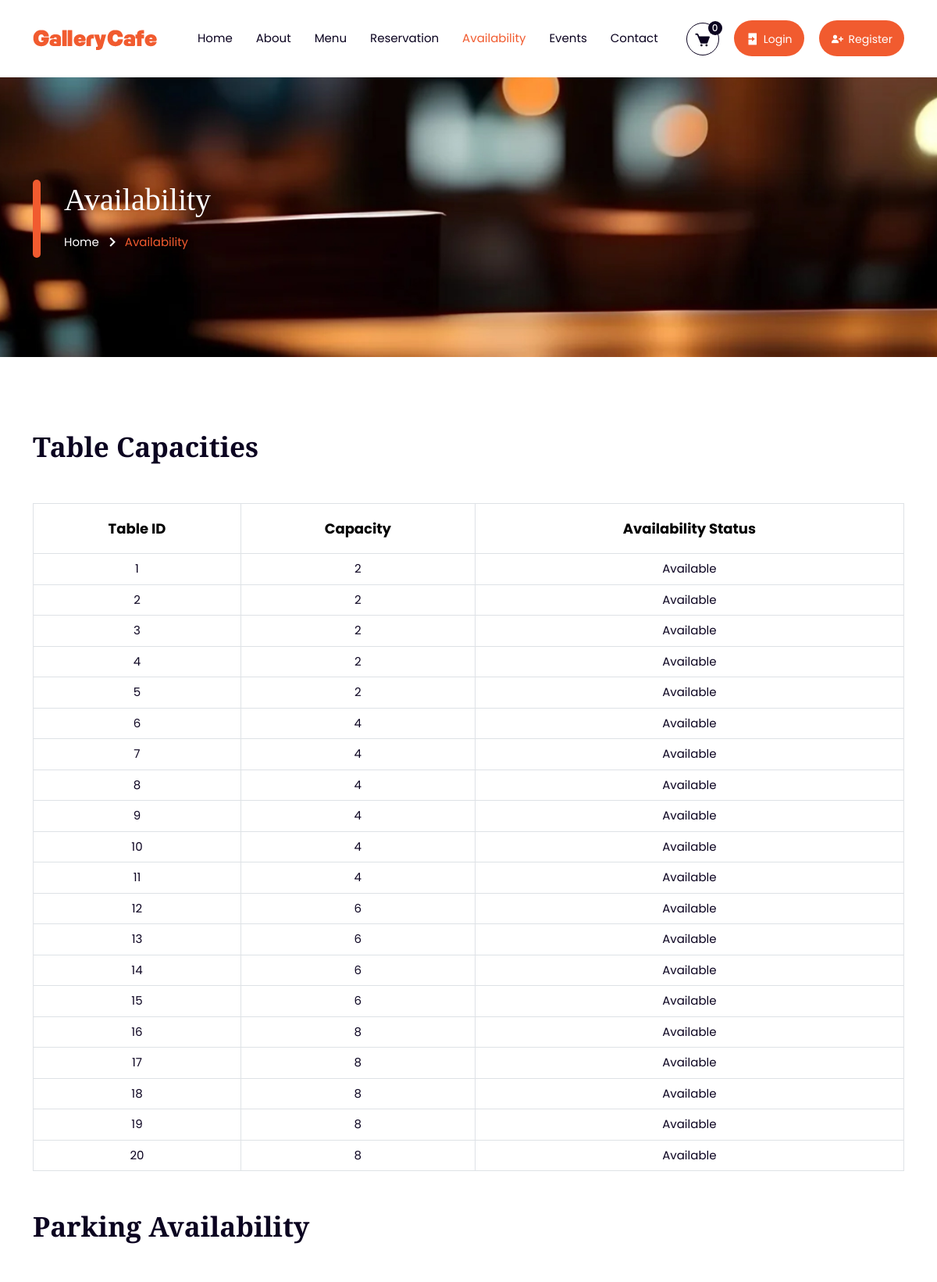
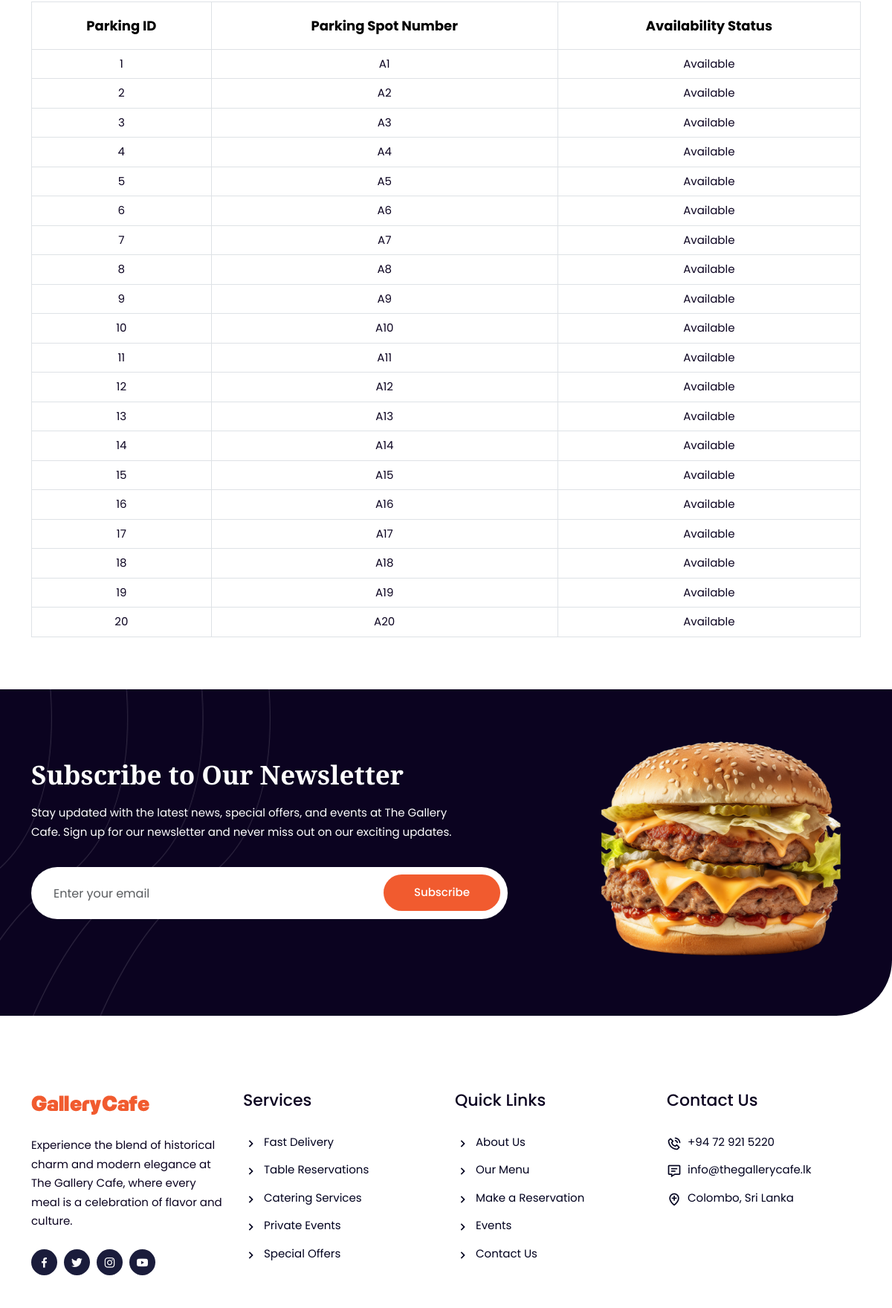
Page /availability.php (upper part) on the committed database (2 pictures, top to bottom).
### tables this page shows
CREATE TABLE TableCapacities (
    TableID INT AUTO_INCREMENT PRIMARY KEY,
    Capacity INT NOT NULL,
    AvailabilityStatus ENUM('Available', 'Occupied') NOT NULL
);

CREATE TABLE ParkingAvailability (
    ParkingID INT AUTO_INCREMENT PRIMARY KEY,
    ParkingSpotNumber VARCHAR(50) NOT NULL,
    AvailabilityStatus ENUM('Available', 'Occupied') NOT NULL
);

### availability.php (the view, shortened to what this page needs)
<?php
include 'include/header.php';
include 'config.php';
$table_sql = "SELECT * FROM TableCapacities";
$table_result = $conn->query($table_sql);
$parking_sql = "SELECT * FROM ParkingAvailability";
$parking_result = $conn->query($parking_sql);
?>
<div class="page-title-area page-title-img-one">
  <div class="container">
    <div class="page-title-item">
      <h2>Availability</h2>
      <ul>
        <li>
          <a href="index.php">Home</a>
        </li>
        <li>
          <i class="bx bx-chevron-right"></i>
        </li>
        <li>Availability</li>
      </ul>
    </div>
  </div>
</div>
<div class="feature-area pt-100 pb-70">
    <div class="container">
        <div class="section-title">
            <h2>Table Capacities</h2>
        </div>
        <div class="cart-wrap">
            <table class="table user_management">
                <thead class="thead">
                    <tr>
                        <th class="table-head" scope="col">Table ID</th>
                        <th class="table-head" scope="col">Capacity</th>
                        <th class="table-head" scope="col">Availability Status</th>
                    </tr>
                </thead>
                <tbody>
                    <?php if ($table_result->num_rows > 0): ?>
                        <?php while ($row = $table_result->fetch_assoc()): ?>
                            <tr id="table-<?php echo $row['TableID']; ?>">
                                <td><?php echo htmlspecialchars($row['TableID']); ?></td>
                                <td><?php echo htmlspecialchars($row['Capacity']); ?></td>
                                <td><?php echo htmlspecialchars($row['AvailabilityStatus']); ?></td>
                            </tr>
                        <?php endwhile; ?>
                    <?php else: ?>
                        <tr>
                            <td colspan="4">No tables found</td>
                        </tr>
                    <?php endif; ?>
                </tbody>
            </table>
        </div>
        <div class="section-title mt-5">
            <h2>Parking Availability</h2>
        </div>
        <div class="cart-wrap">
            <table class="table user_management">
                <thead class="thead">
                    <tr>
                        <th class="table-head" scope="col">Parking ID</th>
                        <th class="table-head" scope="col">Parking Spot Number</th>
                        <th class="table-head" scope="col">Availability Status</th>
                    </tr>
                </thead>
                <tbody>
                    <?php if ($parking_result->num_rows > 0): ?>
                        <?php while ($row = $parking_result->fetch_assoc()): ?>
                            <tr id="parking-<?php echo $row['ParkingID']; ?>">
                                <td><?php echo htmlspecialchars($row['ParkingID']); ?></td>
                                <td><?php echo htmlspecialchars($row['ParkingSpotNumber']); ?></td>
                                <td><?php echo htmlspecialchars($row['AvailabilityStatus']); ?></td>
                            </tr>
                        <?php endwhile; ?>
                    <?php else: ?>
                        <tr>
                            <td colspan="4">No parking spots found</td>
                        </tr>
                    <?php endif; ?>
                </tbody>
            </table>
        </div>
    </div>
</div>
<?php include 'include/footer.php'; ?>

### assets/css/meanmenu.css (style rules this page uses)
body { font-family: oswald, sans-serif; padding: 0; margin: 0; font-size: 15px; background-color: #f1f1f1 }

### assets/css/style.css (style rules this page uses)
body { font-family: poppins, sans-serif; color: #2e2e30; background-color: #fff; font-size: 15px }
h1, h2, h3, h4, h5, h6 { line-height: 1.3; font-family: playfair display, serif; color: #0b0320 }
a { transition: .5s all ease; text-decoration: none; color: #F15B2F }
.pt-100 { padding-top: 100px }
.pb-70 { padding-bottom: 70px }
.section-title { margin-bottom: 50px; text-align: center; margin-top: -8px }
.section-title h2 { font-weight: 700; font-size: 35px; margin-bottom: 16px }
.feature-area .section-title { text-align: left }
.page-title-img-one { background-image: url(../img/page-title.jpg) }
.page-title-area { background-position: center center; background-repeat: no-repeat; background-size: cover; padding-top: 230px; padding-bottom: 135px }
.page-title-item { padding-left: 40px; position: relative }
.page-title-item:before { position: absolute; content: ""; width: 10px; height: 100px; left: 0; top: 0; border-radius: 50px; background-color: #F15B2F }
.page-title-item h2 { font-size: 40px; color: #fff; margin-bottom: 10px }
.page-title-item ul { margin: 0; padding: 0 }
.page-title-item ul li { list-style-type: none; display: inline-block; color: #F15B2F }
.page-title-item ul li i { display: inline-block; font-size: 25px; position: relative; top: 6px; color: #fff }
.page-title-item ul li a { display: inline-block; color: #fff }
.cart-wrap { text-align: center }
.cart-wrap .table { margin: 0 }
.cart-wrap .table .thead { background-color: #F15B2F }
.cart-wrap .table .thead tr .table-head { color: #000000; font-size: 18px; padding-top: 18px; padding-bottom: 18px }
.cart-wrap .table tr td { font-size: 15px; color: #0b0320 }
.cart-wrap .table td, .cart-wrap .table th { border: 1px solid #dee2e6; vertical-align: middle }
.cart-wrap .table>:not(:first-child) { border-top: 0 }

### rows in the picture
tablecapacities: TableID "1", Capacity "2", AvailabilityStatus "Available"
tablecapacities: TableID "2", Capacity "2", AvailabilityStatus "Available"
tablecapacities: TableID "3", Capacity "2", AvailabilityStatus "Available"
tablecapacities: TableID "4", Capacity "2", AvailabilityStatus "Available"
tablecapacities: TableID "5", Capacity "2", AvailabilityStatus "Available"
tablecapacities: TableID "6", Capacity "4", AvailabilityStatus "Available"
tablecapacities: TableID "7", Capacity "4", AvailabilityStatus "Available"
tablecapacities: TableID "8", Capacity "4", AvailabilityStatus "Available"
tablecapacities: TableID "9", Capacity "4", AvailabilityStatus "Available"
tablecapacities: TableID "10", Capacity "4", AvailabilityStatus "Available"
tablecapacities: TableID "11", Capacity "4", AvailabilityStatus "Available"
tablecapacities: TableID "12", Capacity "6", AvailabilityStatus "Available"
tablecapacities: TableID "13", Capacity "6", AvailabilityStatus "Available"
tablecapacities: TableID "14", Capacity "6", AvailabilityStatus "Available"
tablecapacities: TableID "15", Capacity "6", AvailabilityStatus "Available"
tablecapacities: TableID "16", Capacity "8", AvailabilityStatus "Available"
tablecapacities: TableID "17", Capacity "8", AvailabilityStatus "Available"
tablecapacities: TableID "18", Capacity "8", AvailabilityStatus "Available"
tablecapacities: TableID "19", Capacity "8", AvailabilityStatus "Available"
tablecapacities: TableID "20", Capacity "8", AvailabilityStatus "Available"
parkingavailability: ParkingID "1", ParkingSpotNumber "A1", AvailabilityStatus "Available"
parkingavailability: ParkingID "2", ParkingSpotNumber "A2", AvailabilityStatus "Available"
parkingavailability: ParkingID "3", ParkingSpotNumber "A3", AvailabilityStatus "Available"
parkingavailability: ParkingID "4", ParkingSpotNumber "A4", AvailabilityStatus "Available"
parkingavailability: ParkingID "5", ParkingSpotNumber "A5", AvailabilityStatus "Available"
parkingavailability: ParkingID "6", ParkingSpotNumber "A6", AvailabilityStatus "Available"
parkingavailability: ParkingID "7", ParkingSpotNumber "A7", AvailabilityStatus "Available"
parkingavailability: ParkingID "8", ParkingSpotNumber "A8", AvailabilityStatus "Available"
parkingavailability: ParkingID "9", ParkingSpotNumber "A9", AvailabilityStatus "Available"
parkingavailability: ParkingID "10", ParkingSpotNumber "A10", AvailabilityStatus "Available"
parkingavailability: ParkingID "11", ParkingSpotNumber "A11", AvailabilityStatus "Available"
parkingavailability: ParkingID "12", ParkingSpotNumber "A12", AvailabilityStatus "Available"
parkingavailability: ParkingID "13", ParkingSpotNumber "A13", AvailabilityStatus "Available"
parkingavailability: ParkingID "14", ParkingSpotNumber "A14", AvailabilityStatus "Available"
parkingavailability: ParkingID "15", ParkingSpotNumber "A15", AvailabilityStatus "Available"
parkingavailability: ParkingID "16", ParkingSpotNumber "A16", AvailabilityStatus "Available"
parkingavailability: ParkingID "17", ParkingSpotNumber "A17", AvailabilityStatus "Available"
parkingavailability: ParkingID "18", ParkingSpotNumber "A18", AvailabilityStatus "Available"
parkingavailability: ParkingID "19", ParkingSpotNumber "A19", AvailabilityStatus "Available"
parkingavailability: ParkingID "20", ParkingSpotNumber "A20", AvailabilityStatus "Available"

### other values in the picture
$cartItemCount "0"
